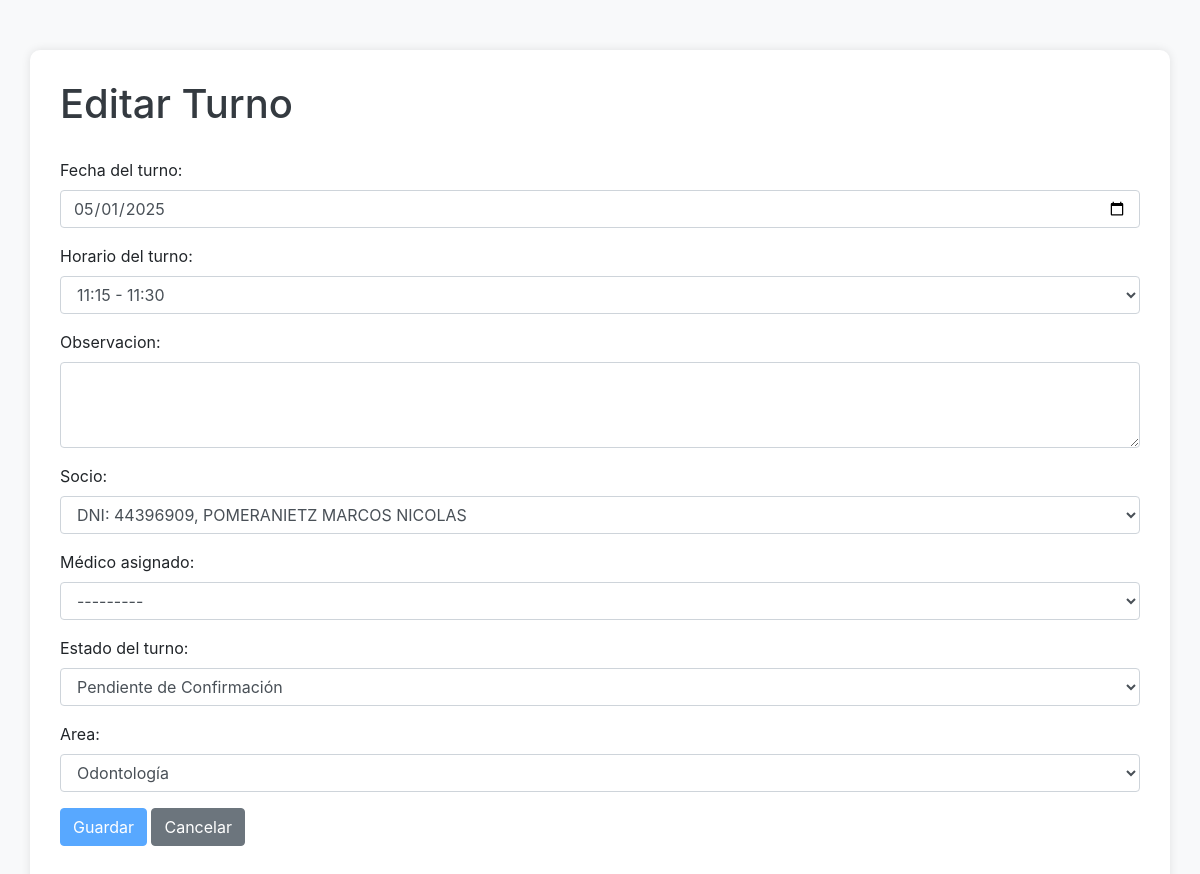
Before: /turno/editar-turno/108/ (signed in) with the older database file.
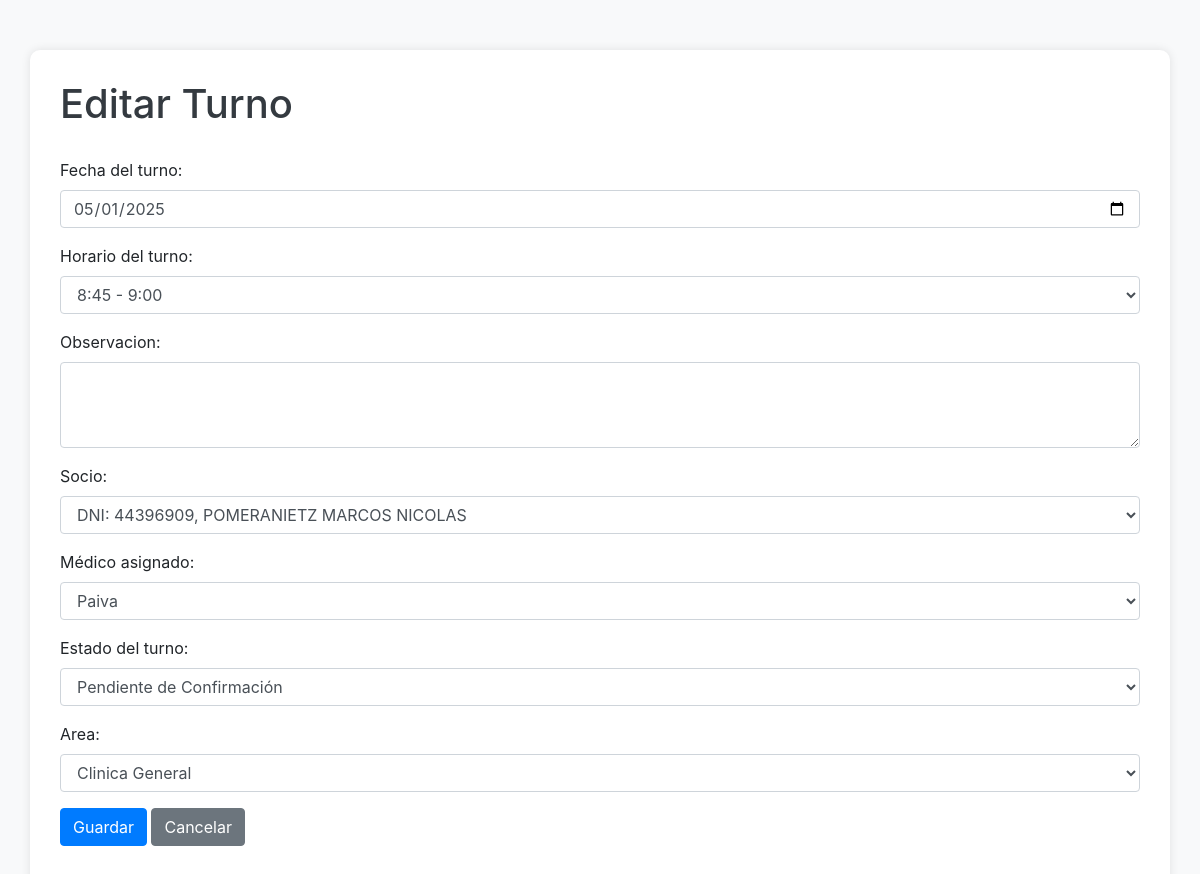
After: the same page with the newer database file.
### apps/turno/models.py (models this page shows, shortened)
class Turno(models.Model):
    HORARIOS = (
        ('0', '8:00 - 8:15'),
        ('1', '8:15 - 8:30'),
        ('2', '8:30 - 8:45'),
        ('3', '8:45 - 9:00'),
        ('4', '9:00 - 9:15'),
        ('5', '9:15 - 9:30'),
        ('6', '9:30 - 9:45'),
        ('7', '9:45 - 10:00'),
        ('8', '10:00 - 10:15'),
        ('9', '10:15 - 10:30'),
        ('10', '10:30 - 10:45'),
        ('11', '10:45 - 11:00'),
        ('12', '11:00 - 11:15'),
        ('13', '11:15 - 11:30'),
        ('14', '11:30 - 11:45'),
        ('15', '11:45 - 12:00'),
        ('16', '12:00 - 12:15'),
        ('17', '12:15 - 12:30'),
        ('18', '12:30 - 12:45'),
        ('19', '12:45 - 13:00'),
        ('20', '13:00 - 13:15'),
        ('21', '13:15 - 13:30'),
        ('22', '13:30 - 13:45'),
        ('23', '13:45 - 14:00'),
        ('24', '14:00 - 14:15'),
        ('25', '14:15 - 14:30'),
        ('26', '14:30 - 14:45'),
        ('27', '14:45 - 15:00'),
        ('28', '15:00 - 15:15'),
        ('29', '15:15 - 15:30'),
        ('30', '15:30 - 15:45'),
        ('31', '15:45 - 16:00'),
        ('32', '16:00 - 16:15'),
        ('33', '16:15 - 16:30'),
        ('34', '16:30 - 16:45'),
        ('35', '16:45 - 17:00'),
        ('36', '17:00 - 17:15'),
        ('37', '17:15 - 17:30'),
        ('38', '17:30 - 17:45'),
        ('39', '17:45 - 18:00'),
        ('40', '18:00 - 18:15'),
        ('41', '18:15 - 18:30'),
        ('42', '18:30 - 18:45'),
        ('43', '18:45 - 19:00')
    )
    ESTADOS = (
        ('0', 'Pendiente de Confirmación'),
        ('1', 'Atendido'),
        ('2', 'Ausente con aviso'),
        ('3', 'Ausente sin aviso'),
        ('4', 'Confirmado'),
        ('5', 'Cancelado')
    )
    area = models.ForeignKey(Area, on_delete=models.CASCADE) # Area la cual corresponde el turno
    fecha = models.DateField(verbose_name='Fecha del turno')
    horario = models.CharField(max_length=2, choices=HORARIOS, default='0', verbose_name='Horario del turno')
    observacion = models.CharField(max_length=300, blank=True)
    activo = models.BooleanField(default=True, verbose_name='¿Turno Activo?')
    estado = models.CharField(max_length=2, choices=ESTADOS, default='0', verbose_name='Estado del turno')
    socio = models.ForeignKey(Paciente, on_delete=models.CASCADE)
    usuario = models.ForeignKey(User, related_name='turnos_asignados', on_delete=models.SET_NULL, blank=False, null=True, verbose_name='Médico asignado')
    responsable_de_carga = models.ForeignKey(User, related_name='turnos_responsable', on_delete=models.SET_NULL, null=True, editable=False)
    class Meta:
        verbose_name_plural = 'Turnos'

### apps/turno/views.py (the view, shortened to what this page needs)
# urls.py: path('editar-turno/<int:pk>/', EditarTurnoView.as_view(), name='editar_turno'),
class EditarTurnoView(LoginRequiredMixin, View):
    template_name = 'turno/editar_turno.html'
    form_class = TurnoForm
    @method_decorator(role_required(['Administrativo', 'Super Administrativo']))
    def get(self, request, pk):
        turno = get_object_or_404(Turno, pk=pk)
        grupo_medico = Group.objects.get(name='Medico')
        medicos = grupo_medico.user_set.all()
        form = self.form_class(instance=turno, medicos=medicos)
        return render(request, self.template_name, {'form': form, 'turno': turno, 'estado_turno': turno.estado})

### apps/base/models.py (called while the page is built)
    def __str__(self):
        return f"{self.nombre}"

### apps/socio/models.py (called while the page is built)
    def __str__(self):
        return f"DNI: {self.dni}, {self.apellidos} {self.nombres}"

### apps/turno/views.py (called while the page is built)
def role_required(roles):
    def decorator(view_func):
        @wraps(view_func)
        def _wrapped_view(request, *args, **kwargs):
            if not request.user.is_authenticated:
                messages.error(request, "No tiene acceso a este módulo")
                return redirect('/admin/')
            if not hasattr(request.user, 'groups'):
                messages.error(request, "No tiene acceso a este módulo")
                return redirect('/admin/')
            user_groups = request.user.groups.values_list('name', flat=True)
            if not any(role in user_groups for role in roles):
                messages.error(request, "No tiene acceso a este módulo")
                return redirect('/admin/')
            return view_func(request, *args, **kwargs)
        return _wrapped_view
    return decorator

### templates/turno/editar_turno.html (shortened to what this page needs)
<!DOCTYPE html>
<html lang="en">
<head>
    <link rel="stylesheet" href="https://stackpath.bootstrapcdn.com/bootstrap/4.5.2/css/bootstrap.min.css">
    <link rel="stylesheet" href="https://cdn.jsdelivr.net/npm/select2@4.1.0-rc.0/dist/css/select2.min.css">
</head>
<body>
<div class="container">
    <h1>Editar Turno</h1>
    <form id="editar-turno-form" method="post">
        {{ form.as_p }}
        <div class="form-group">
            <button type="submit" id="guardar-btn" class="btn btn-primary" disabled>Guardar</button>
            <a href="{% url 'turnos_list' %}" class="btn btn-secondary">Cancelar</a>
        </div>
    </form>
</div>
</body>
</html>

Changed rows visible on the page:
changed Turno "DNI: 44396909, POMERANIETZ MARCOS NICOLAS": horario "11:15 - 11:30" → "8:45 - 9:00"; usuario "---------" → "Paiva"; area "Odontología" → "Clinica General"
